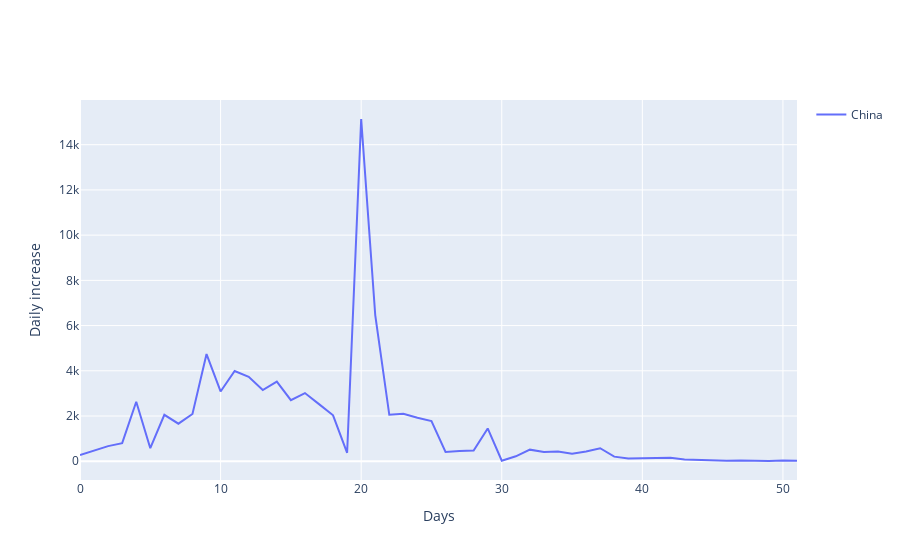

The notebook cell saved with this chart:
### Code cell
plot_daily_increases(grpedData,np.array([chinaTag]),groupBy=groupBy)

### Figure 1 — Plotly figure (JSON) as saved in the notebook; plotly's stock layout.template omitted (floating-point values rounded to 4 significant figures)
{"data": [{"mode": "lines", "name": "China", "type": "scatter", "x": [0, 1, 2, 3, 4, 5, 6, 7, 8, 9, 10, 11, 12, 13, 14, 15, 16, 17, 18, 19, 20, 21, 22, 23, 24, 25, 26, 27, 28, 29, 30, 31, 32, 33, 34, 35, 36, 37, 38, 39, 40, 41, 42, 43, 44, 45, 46, 47, 48, 49, 50, 51], "y": [277, 486, 669, 802, 2632, 578, 2054, 1661, 2089, 4739, 3086, 3991, 3733, 3147, 3523, 2704, 3015, 2525, 2032, 373, 15136, 6463, 2055, 2100, 1921, 1777, 408, 458, 473, 1451, 21, 219, 513, 412, 434, 328, 428, 576, 204, 125, 125, 151, 153, 80, 53, 37, 27, 34, 11, 13, 32, 26]}], "layout": {"showlegend": true, "xaxis": {"title": {"text": "Days"}}, "yaxis": {"title": {"text": "Daily increase"}}}}
